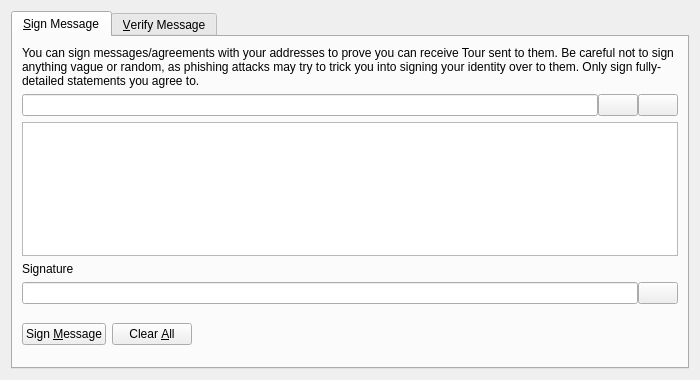
<?xml version="1.0" encoding="UTF-8"?>
<ui version="4.0">
 <class>SignVerifyMessageDialog</class>
 <widget class="QDialog" name="SignVerifyMessageDialog">
  <property name="geometry">
   <rect>
    <x>0</x>
    <y>0</y>
    <width>700</width>
    <height>380</height>
   </rect>
  </property>
  <property name="windowTitle">
   <string>Signatures - Sign / Verify a Message</string>
  </property>
  <property name="modal">
   <bool>true</bool>
  </property>
  <layout class="QVBoxLayout" name="verticalLayout">
   <item>
    <widget class="QTabWidget" name="tabWidget">
     <property name="currentIndex">
      <number>0</number>
     </property>
     <widget class="QWidget" name="tabSignMessage">
      <attribute name="title">
       <string>&amp;Sign Message</string>
      </attribute>
      <layout class="QVBoxLayout" name="verticalLayout_SM">
       <item>
        <widget class="QLabel" name="infoLabel_SM">
         <property name="text">
          <string>You can sign messages/agreements with your addresses to prove you can receive Tour sent to them. Be careful not to sign anything vague or random, as phishing attacks may try to trick you into signing your identity over to them. Only sign fully-detailed statements you agree to.</string>
         </property>
         <property name="textFormat">
          <enum>Qt::PlainText</enum>
         </property>
         <property name="wordWrap">
          <bool>true</bool>
         </property>
        </widget>
       </item>
       <item>
        <layout class="QHBoxLayout" name="horizontalLayout_1_SM">
         <property name="spacing">
          <number>0</number>
         </property>
         <item>
          <widget class="QValidatedLineEdit" name="addressIn_SM">
           <property name="toolTip">
            <string>The Tour address to sign the message with</string>
           </property>
          </widget>
         </item>
         <item>
          <widget class="QPushButton" name="addressBookButton_SM">
           <property name="toolTip">
            <string>Choose previously used address</string>
           </property>
           <property name="text">
            <string/>
           </property>
           <property name="shortcut">
            <string>Alt+A</string>
           </property>
           <property name="autoDefault">
            <bool>false</bool>
           </property>
          </widget>
         </item>
         <item>
          <widget class="QPushButton" name="pasteButton_SM">
           <property name="toolTip">
            <string>Paste address from clipboard</string>
           </property>
           <property name="text">
            <string/>
           </property>
           <property name="shortcut">
            <string>Alt+P</string>
           </property>
           <property name="autoDefault">
            <bool>false</bool>
           </property>
          </widget>
         </item>
        </layout>
       </item>
       <item>
        <widget class="QPlainTextEdit" name="messageIn_SM">
         <property name="toolTip">
          <string>Enter the message you want to sign here</string>
         </property>
        </widget>
       </item>
       <item>
        <widget class="QLabel" name="signatureLabel_SM">
         <property name="text">
          <string>Signature</string>
         </property>
         <property name="textFormat">
          <enum>Qt::PlainText</enum>
         </property>
        </widget>
       </item>
       <item>
        <layout class="QHBoxLayout" name="horizontalLayout_2_SM">
         <property name="spacing">
          <number>0</number>
         </property>
         <item>
          <widget class="QLineEdit" name="signatureOut_SM">
           <property name="font">
            <font>
             <italic>true</italic>
            </font>
           </property>
           <property name="readOnly">
            <bool>true</bool>
           </property>
          </widget>
         </item>
         <item>
          <widget class="QPushButton" name="copySignatureButton_SM">
           <property name="toolTip">
            <string>Copy the current signature to the system clipboard</string>
           </property>
           <property name="text">
            <string/>
           </property>
           <property name="autoDefault">
            <bool>false</bool>
           </property>
          </widget>
         </item>
        </layout>
       </item>
       <item>
        <layout class="QHBoxLayout" name="horizontalLayout_3_SM">
         <item>
          <widget class="QPushButton" name="signMessageButton_SM">
           <property name="toolTip">
            <string>Sign the message to prove you own this Tour address</string>
           </property>
           <property name="text">
            <string>Sign &amp;Message</string>
           </property>
           <property name="autoDefault">
            <bool>false</bool>
           </property>
          </widget>
         </item>
         <item>
          <widget class="QPushButton" name="clearButton_SM">
           <property name="toolTip">
            <string>Reset all sign message fields</string>
           </property>
           <property name="text">
            <string>Clear &amp;All</string>
           </property>
           <property name="autoDefault">
            <bool>false</bool>
           </property>
          </widget>
         </item>
         <item>
          <spacer name="horizontalSpacer_1_SM">
           <property name="orientation">
            <enum>Qt::Horizontal</enum>
           </property>
           <property name="sizeHint" stdset="0">
            <size>
             <width>40</width>
             <height>48</height>
            </size>
           </property>
          </spacer>
         </item>
         <item>
          <widget class="QLabel" name="statusLabel_SM">
           <property name="font">
            <font>
             <weight>75</weight>
             <bold>true</bold>
            </font>
           </property>
           <property name="text">
            <string/>
           </property>
           <property name="wordWrap">
            <bool>true</bool>
           </property>
          </widget>
         </item>
         <item>
          <spacer name="horizontalSpacer_2_SM">
           <property name="orientation">
            <enum>Qt::Horizontal</enum>
           </property>
           <property name="sizeHint" stdset="0">
            <size>
             <width>40</width>
             <height>48</height>
            </size>
           </property>
          </spacer>
         </item>
        </layout>
       </item>
      </layout>
     </widget>
     <widget class="QWidget" name="tabVerifyMessage">
      <attribute name="title">
       <string>&amp;Verify Message</string>
      </attribute>
      <layout class="QVBoxLayout" name="verticalLayout_VM">
       <item>
        <widget class="QLabel" name="infoLabel_VM">
         <property name="text">
          <string>Enter the receiver's address, message (ensure you copy line breaks, spaces, tabs, etc. exactly) and signature below to verify the message. Be careful not to read more into the signature than what is in the signed message itself, to avoid being tricked by a man-in-the-middle attack. Note that this only proves the signing party receives with the address, it cannot prove sendership of any transaction!</string>
         </property>
         <property name="textFormat">
          <enum>Qt::PlainText</enum>
         </property>
         <property name="alignment">
          <set>Qt::AlignLeading|Qt::AlignLeft|Qt::AlignTop</set>
         </property>
         <property name="wordWrap">
          <bool>true</bool>
         </property>
        </widget>
       </item>
       <item>
        <layout class="QHBoxLayout" name="horizontalLayout_1_VM">
         <property name="spacing">
          <number>0</number>
         </property>
         <item>
          <widget class="QValidatedLineEdit" name="addressIn_VM">
           <property name="toolTip">
            <string>The Tour address the message was signed with</string>
           </property>
          </widget>
         </item>
         <item>
          <widget class="QPushButton" name="addressBookButton_VM">
           <property name="toolTip">
            <string>Choose previously used address</string>
           </property>
           <property name="text">
            <string/>
           </property>
           <property name="shortcut">
            <string>Alt+A</string>
           </property>
           <property name="autoDefault">
            <bool>false</bool>
           </property>
          </widget>
         </item>
        </layout>
       </item>
       <item>
        <widget class="QPlainTextEdit" name="messageIn_VM"/>
       </item>
       <item>
        <widget class="QValidatedLineEdit" name="signatureIn_VM"/>
       </item>
       <item>
        <layout class="QHBoxLayout" name="horizontalLayout_2_VM">
         <item>
          <widget class="QPushButton" name="verifyMessageButton_VM">
           <property name="toolTip">
            <string>Verify the message to ensure it was signed with the specified Tour address</string>
           </property>
           <property name="text">
            <string>Verify &amp;Message</string>
           </property>
           <property name="autoDefault">
            <bool>false</bool>
           </property>
          </widget>
         </item>
         <item>
          <widget class="QPushButton" name="clearButton_VM">
           <property name="toolTip">
            <string>Reset all verify message fields</string>
           </property>
           <property name="text">
            <string>Clear &amp;All</string>
           </property>
           <property name="autoDefault">
            <bool>false</bool>
           </property>
          </widget>
         </item>
         <item>
          <spacer name="horizontalSpacer_1_VM">
           <property name="orientation">
            <enum>Qt::Horizontal</enum>
           </property>
           <property name="sizeHint" stdset="0">
            <size>
             <width>40</width>
             <height>48</height>
            </size>
           </property>
          </spacer>
         </item>
         <item>
          <widget class="QLabel" name="statusLabel_VM">
           <property name="font">
            <font>
             <weight>75</weight>
             <bold>true</bold>
            </font>
           </property>
           <property name="text">
            <string/>
           </property>
           <property name="wordWrap">
            <bool>true</bool>
           </property>
          </widget>
         </item>
         <item>
          <spacer name="horizontalSpacer_2_VM">
           <property name="orientation">
            <enum>Qt::Horizontal</enum>
           </property>
           <property name="sizeHint" stdset="0">
            <size>
             <width>40</width>
             <height>48</height>
            </size>
           </property>
          </spacer>
         </item>
        </layout>
       </item>
      </layout>
     </widget>
    </widget>
   </item>
  </layout>
 </widget>
 <customwidgets>
  <customwidget>
   <class>QValidatedLineEdit</class>
   <extends>QLineEdit</extends>
   <header>qvalidatedlineedit.h</header>
  </customwidget>
 </customwidgets>
 <resources>
  <include location="../tour.qrc"/>
 </resources>
 <connections/>
</ui>
